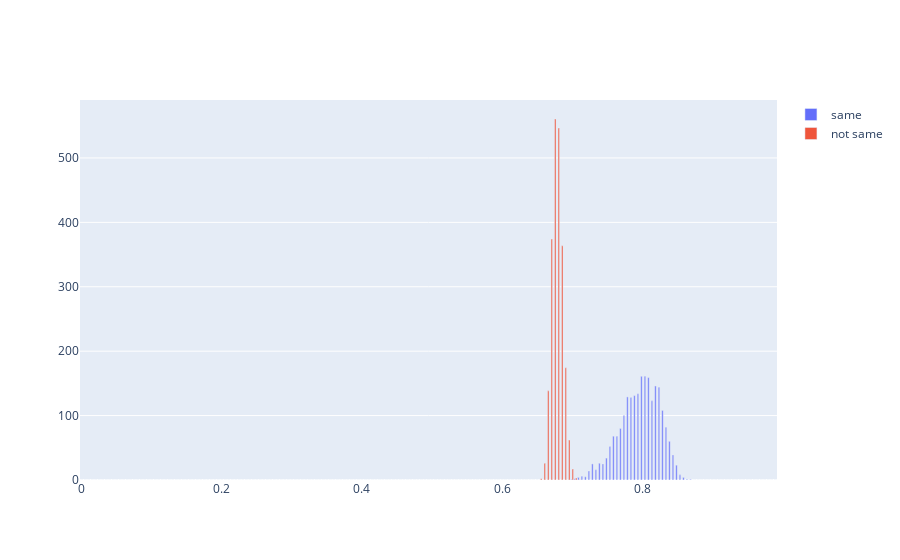

The code cell stored with this chart in its notebook:
### Code cell
# hd
N_bins = 200
counts_same, bins_same = np.histogram(df_hd[df_hd['same']]['hd'].values / 255, bins=[_ / N_bins for _ in range(0, N_bins)])
counts_not_same, bins_not_same = np.histogram(df_hd[df_hd['same'] == False]['hd'].values / 255, bins=[_ / N_bins for _ in range(0, N_bins)])

fig = go.Figure(data=[
    go.Bar(x=bins_same, y=counts_same, name='same'),
    go.Bar(x=bins_not_same, y=counts_not_same * counts_same.sum() / counts_not_same.sum(), name='not same'),
])
fig.show()

### Figure 1 — Plotly figure (JSON) as saved in the notebook; plotly's stock layout.template omitted (floating-point values rounded to 4 significant figures; data arrays with more than 128 entries replaced by an {"elided": "..."} marker saying what was removed)
{"data": [{"name": "same", "type": "bar", "x": {"elided": "200 float values"}, "y": {"elided": "199 int values"}}, {"name": "not same", "type": "bar", "x": {"elided": "200 float values"}, "y": {"elided": "199 float values"}}], "layout": {}}
